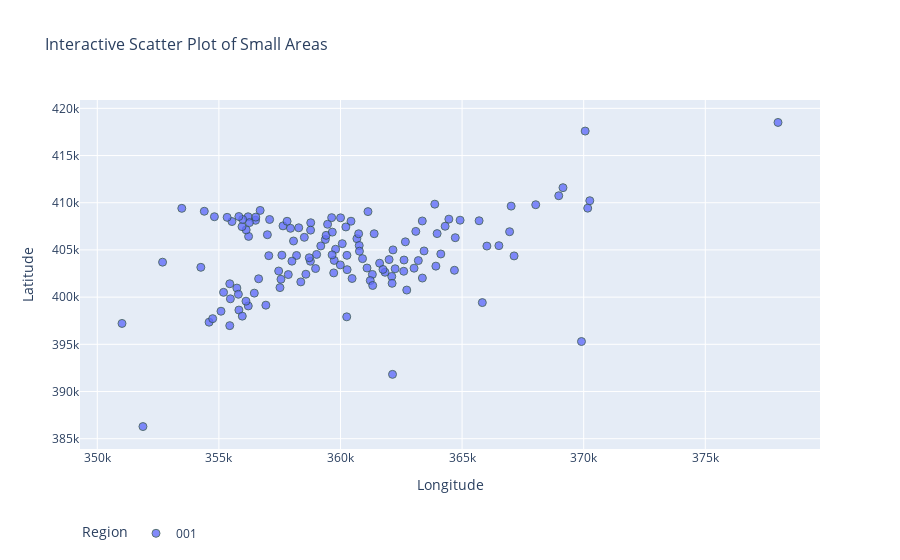

This figure's notebook cell:
### Code cell
# Calculate centroids for the geometries
small_areas['centroid'] = small_areas.geometry.centroid
small_areas['x'] = small_areas['centroid'].x
small_areas['y'] = small_areas['centroid'].y

# Create an interactive scatter plot with Plotly
fig = px.scatter(
    small_areas,
    x='x',
    y='y',
    color='nuts3',  # Use the NUTS3 region for color coding
    hover_data={
        'smsv_label': True,  # Show full name of small areas
        'hxsv_label_en': True,  # Include additional details in hover
        'tlsv_label_en': True,  # Add more contextual information
        'x': False,  # Hide raw x coordinates from hover
        'y': False   # Hide raw y coordinates from hover
    },
    title='Interactive Scatter Plot of Small Areas',
    labels={'x': 'Longitude (X)', 'y': 'Latitude (Y)', 'nuts3': 'Region'},
    opacity=0.8
)

# Update marker size and layout for readability
fig.update_traces(marker=dict(size=8, line=dict(width=1, color='DarkSlateGrey')))
fig.update_layout(
    title_font_size=16,
    legend_title_font_size=12,
    xaxis_title='Longitude',
    yaxis_title='Latitude',
    legend=dict(title="Region", orientation="h", y=-0.2)
)

# Display the plot
fig.show()

### Figure 1 — Plotly figure (JSON) as saved in the notebook; plotly's stock layout.template omitted (floating-point values rounded to 4 significant figures; data arrays with more than 128 entries replaced by an {"elided": "..."} marker saying what was removed)
{"data": [{"customdata": {"elided": "132x3 str values"}, "hovertemplate": "Region=001<br>smsv_label=%{customdata[0]}<br>hxsv_label_en=%{customdata[1]}<br>tlsv_label_en=%{customdata[2]}<extra></extra>", "legendgroup": "001", "marker": {"color": "#636efa", "line": {"color": "DarkSlateGrey", "width": 1}, "opacity": 0.8, "size": 8, "symbol": "circle"}, "mode": "markers", "name": "001", "orientation": "v", "showlegend": true, "type": "scatter", "x": {"elided": "132 float values"}, "xaxis": "x", "y": {"elided": "132 float values"}, "yaxis": "y"}], "layout": {"legend": {"orientation": "h", "title": {"text": "Region"}, "tracegroupgap": 0, "y": -0.2}, "title": {"font": {"size": 16}, "text": "Interactive Scatter Plot of Small Areas"}, "xaxis": {"anchor": "y", "domain": [0, 1], "title": {"text": "Longitude"}}, "yaxis": {"anchor": "x", "domain": [0, 1], "title": {"text": "Latitude"}}}}
